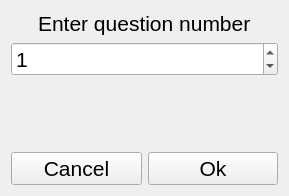
<?xml version="1.0" encoding="UTF-8"?>
<ui version="4.0">
 <class>Seek</class>
 <widget class="QWidget" name="Seek">
  <property name="geometry">
   <rect>
    <x>0</x>
    <y>0</y>
    <width>289</width>
    <height>196</height>
   </rect>
  </property>
  <property name="sizePolicy">
   <sizepolicy hsizetype="Fixed" vsizetype="Fixed">
    <horstretch>0</horstretch>
    <verstretch>0</verstretch>
   </sizepolicy>
  </property>
  <property name="maximumSize">
   <size>
    <width>289</width>
    <height>196</height>
   </size>
  </property>
  <property name="font">
   <font>
    <pointsize>16</pointsize>
   </font>
  </property>
  <property name="windowTitle">
   <string>Form</string>
  </property>
  <layout class="QVBoxLayout" name="verticalLayout">
   <item alignment="Qt::AlignHCenter">
    <widget class="QLabel" name="label_static_eqn">
     <property name="sizePolicy">
      <sizepolicy hsizetype="Preferred" vsizetype="Preferred">
       <horstretch>0</horstretch>
       <verstretch>0</verstretch>
      </sizepolicy>
     </property>
     <property name="text">
      <string>Enter question number</string>
     </property>
    </widget>
   </item>
   <item>
    <widget class="QSpinBox" name="spinBox_seek_value">
     <property name="maximum">
      <number>999999</number>
     </property>
     <property name="value">
      <number>1</number>
     </property>
    </widget>
   </item>
   <item>
    <spacer name="verticalSpacer">
     <property name="orientation">
      <enum>Qt::Vertical</enum>
     </property>
     <property name="sizeHint" stdset="0">
      <size>
       <width>20</width>
       <height>40</height>
      </size>
     </property>
    </spacer>
   </item>
   <item>
    <layout class="QHBoxLayout" name="horizontalLayout">
     <item>
      <widget class="QPushButton" name="pushButton_cancel">
       <property name="text">
        <string>Cancel</string>
       </property>
      </widget>
     </item>
     <item>
      <widget class="QPushButton" name="pushButton_ok">
       <property name="text">
        <string>Ok</string>
       </property>
      </widget>
     </item>
    </layout>
   </item>
  </layout>
 </widget>
 <resources/>
 <connections/>
</ui>
